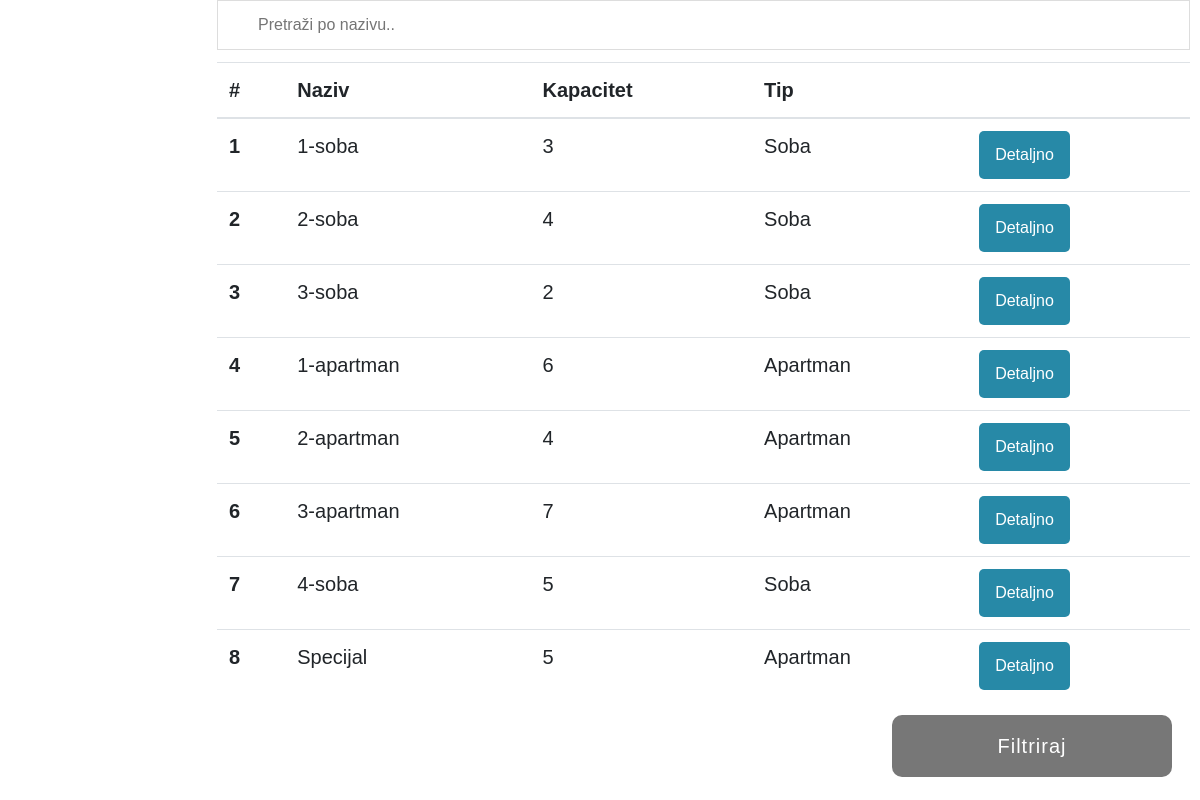
The page /tableAccommodation.php on the database its author committed.
### tables this page shows
CREATE TABLE `accommodation` (
  `id` int(11) NOT NULL,
  `name` varchar(45) NOT NULL,
  `capacity` int(11) NOT NULL,
  `accommodation_type_id` int(11) NOT NULL,
  `price_id` int(11) NOT NULL
);

### tableAccommodation.php (the view, shortened to what this page needs)
<!doctype html>
<html lang="en">
<head>
    <link rel="stylesheet" href="styles/indexAdmin.css">
    <link rel="stylesheet" href="https://use.fontawesome.com/releases/v5.15.1/css/all.css">
    <link rel="stylesheet" href="https://maxcdn.bootstrapcdn.com/bootstrap/4.4.1/css/bootstrap.min.css">
    <link rel="stylesheet" href="styles/table.css">
</head>
<body>
<?php
require "connection/connection.php";
$query = "SELECT * FROM `accommodation`";
$result = mysqli_query($connection, $query);
$counter = 0;
?>
<div class="main">
    <input type="text" id="myInput" onkeyup="myFunction()" placeholder="Pretraži po nazivu..">
    <?php include "searchForm.php"?>
    <table class="table table-hover" id="myTable">
        <thead>
        <tr>
            <th scope="col">#</th>
            <th scope="col">Naziv</th>
            <th scope="col">Kapacitet</th>
            <th scope="col">Tip</th>
            <th scope="col"> </th>
        </tr>
        </thead>
        <tbody>
        <?php while($row = mysqli_fetch_assoc($result)){
            $counter++;
            ?>
            <tr>
                <th scope="row"><?= $counter ?></th>
                <td><?= $row['name'] ?></td>
                <td><?= $row['capacity'] ?></td>
                <?php
                if($row['accommodation_type_id'] == 1){
                    ?>
                    <td>Soba</td>
                    <?php
                }else{
                    ?>
                    <td>Apartman</td>
                    <?php
                }
                ?>
                <td>
                    <a href="<?='indexAdmin.php?name=viewAccommodation&accommodationId='.$row['id']?>" class="btn">Detaljno</a>
                </td>
            </tr>
            <?php
        }
        ?>
        </tbody>
    </table>
</div>
</body>
</html>

### styles/indexAdmin.css (style rules this page uses)
body { font-family: "Lato", sans-serif; }
a { text-decoration: none;!important; }
.main { margin-left: 207px; font-size: 20px; padding: 0px 10px; }

### styles/table.css (style rules this page uses)
#myInput { background-position: 10px 12px; background-repeat: no-repeat; width: 100%; font-size: 16px; padding: 12px 20px 12px 40px; border: 1px solid #ddd; margin-bottom: 12px; }
.btn { background-color: #2789a7; border: none; color: white; padding: 12px 16px; font-size: 16px; cursor: pointer; border-radius: 5px; }

### styles/searchForm.css (style rules this page uses)
* { box-sizing: border-box; }
body { font-family: Arial, Helvetica, sans-serif; }

### rows shown on the page
accommodation: name "1-soba", capacity "3", shows "Soba"
accommodation: name "2-soba", capacity "4", shows "Soba"
accommodation: name "3-soba", capacity "2", shows "Soba"
accommodation: name "1-apartman", capacity "6", shows "Apartman"
accommodation: name "2-apartman", capacity "4", shows "Apartman"
accommodation: name "3-apartman", capacity "7", shows "Apartman"
accommodation: name "4-soba", capacity "5", shows "Soba"
accommodation: name "Specijal", capacity "5", shows "Apartman"
